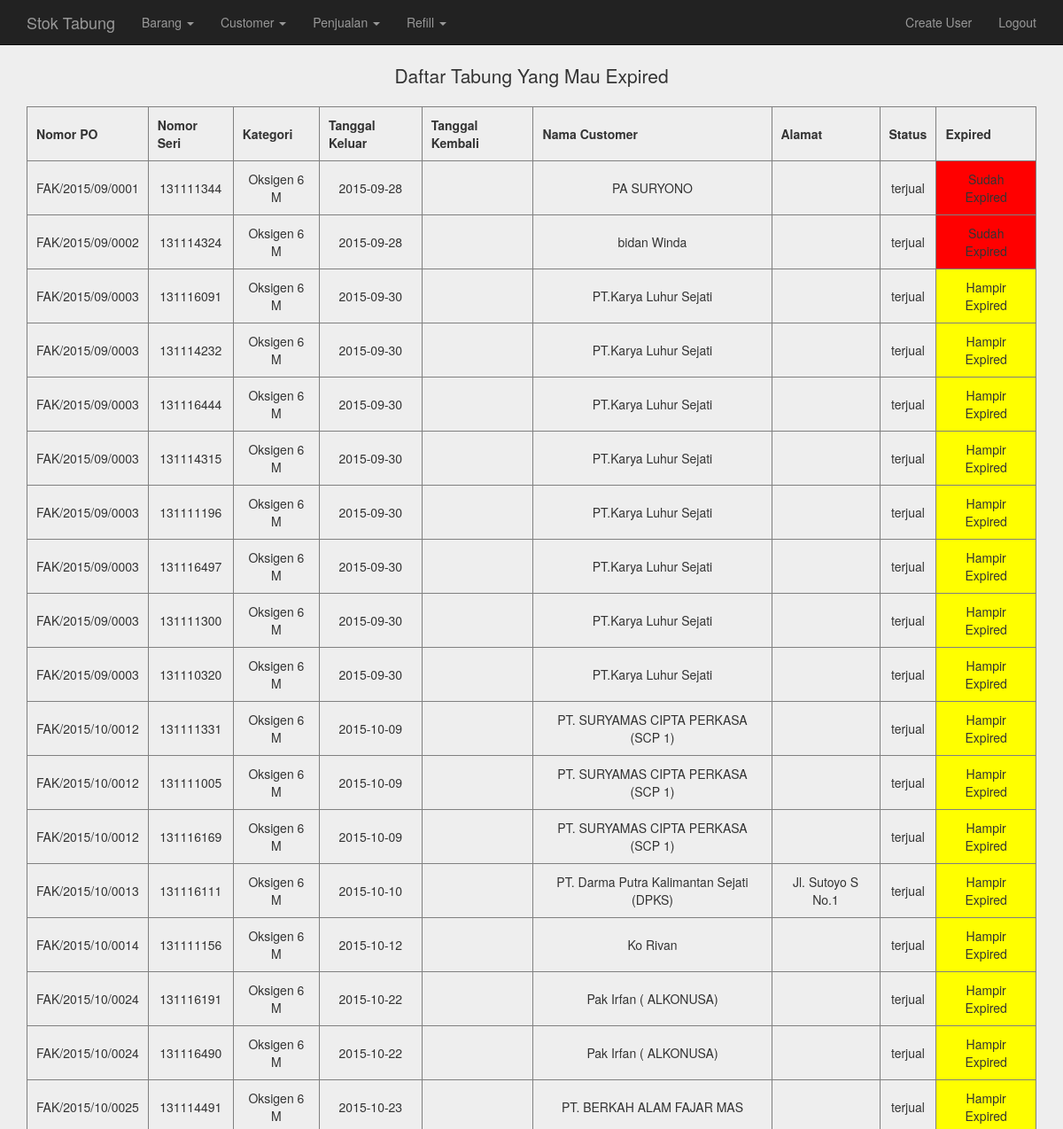
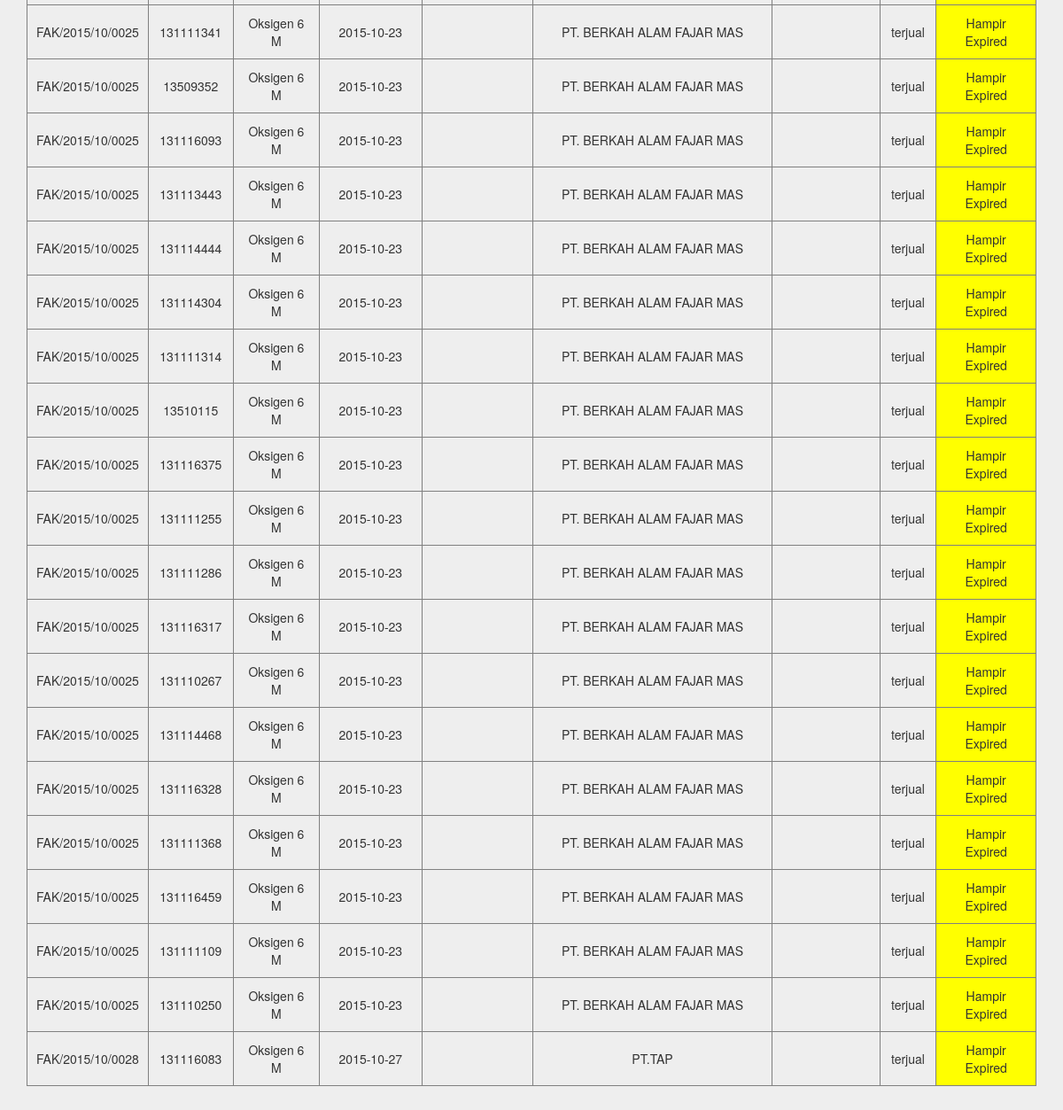
Page / (signed in) on the committed database (2 pictures, top to bottom).
### tables this page shows
CREATE TABLE `transaksi` (
  `no_transaksi` int(200) NOT NULL AUTO_INCREMENT,
  `no_po` varchar(100) NOT NULL,
  `no_seri` varchar(50) NOT NULL,
  `kategori` varchar(50) DEFAULT NULL,
  `harga_jual` int(225) NOT NULL,
  `tgl_keluar` date NOT NULL,
  `tgl_kembali` date DEFAULT NULL,
  `nama_cust` varchar(100) NOT NULL,
  `alamat` varchar(225) NOT NULL,
  `status` varchar(100) NOT NULL,
  PRIMARY KEY (`no_transaksi`)
);

### db/pdo.php (called while the page is built, shortened)
<?php
$base_url = "http://104.255.68.151/stoktabunghendri";
function testdb_connect() {
$dbh = new PDO("mysql:host=localhost;dbname=stoktabung", "root", "slamdunk23");
     return ($dbh);
}
function getMasaAktifTabung() {
	$db = testdb_connect();
	$stmt = $db->query("SELECT * FROM one_click_setting WHERE setting_name='masa aktif tabung'");
	$fetch_array = $stmt->fetchAll(PDO::FETCH_ASSOC);
	return($fetch_array);
}
function getTransaksiTerjual() {
	$db = testdb_connect();
	$stmt = $db->query("SELECT * FROM transaksi WHERE status = 'terjual' ORDER BY no_transaksi ASC");
	$fetch_array = $stmt->fetchAll(PDO::FETCH_ASSOC);
	return($fetch_array);
}

### index.php (the view)
<?php
	include "header.php";
@$transaksis= getTransaksiTerjual();
?>
<div class="container">
  <div class="text-center">
    <div id="tabung-expired">
    <p class="lead">Daftar Tabung Yang Mau Expired</p>
	<table border="1" cellpadding="10" cellspacing="0">
	  <tr>
	    <th>Nomor PO</th>
	    <th>Nomor Seri</th>
		<th>Kategori</th>
	    <th>Tanggal Keluar</th>
	    <th>Tanggal Kembali</th>
	    <th>Nama Customer</th>
	    <th>Alamat</th>
	    <th>Status</th>
	    <th>Expired</th>
	  </tr>
	 <?php
	 $values = getMasaAktifTabung();
	 $day = $values[0]['value'] - 1;
	 $yellow = $day - ($day/3);
	foreach($transaksis as $row)
	{
		$now=time();
		$selling_date = strtotime($row['tgl_keluar']);
		$datediff = $now - $selling_date;
		$days = floor($datediff/(60*60*24));
		if($days>=$yellow && $days<$day && $row['status']=='terjual'){
			echo "<tr>";
			echo "<td>".$row['no_po']."</td>";
			echo "<td>".$row['no_seri']."</td>";
			echo "<td>".$row['kategori']."</td>";
			echo "<td>".$row['tgl_keluar']."</td>";
			echo "<td>".$row['tgl_kembali']."</td>";
			echo "<td>".$row['nama_cust']."</td>";
			echo "<td>".$row['alamat']."</td>";
			echo "<td>".$row['status']."</td>";
			echo "<td style='background:yellow'>Hampir Expired</td>";
		} elseif ($days>=$day-1 && $row['status']=='terjual'){
			echo "<tr>";
			echo "<td>".$row['no_po']."</td>";
			echo "<td>".$row['no_seri']."</td>";
			echo "<td>".$row['kategori']."</td>";
			echo "<td>".$row['tgl_keluar']."</td>";
			echo "<td>".$row['tgl_kembali']."</td>";
			echo "<td>".$row['nama_cust']."</td>";
			echo "<td>".$row['alamat']."</td>";
			echo "<td>".$row['status']."</td>";
			echo "<td style='background:red'>Sudah Expired</td>";
		} else {
		}
		echo "</tr>";
	}
	?>
	</table>
    </div>
  </div>
</div>
<?php
	include "footer.php";
?>

### header.php (shortened to what this page needs)
<?php
include 'db/pdo.php';
?>
<!DOCTYPE html>
<html lang="en">
	<head>
		<link href="css/bootstrap.min.css" rel="stylesheet">
		<link href="css/styles.css" rel="stylesheet">
	</head>
	<body>
<div class="navbar navbar-inverse navbar-static-top">
  <div class="container">
    <div class="navbar-header">
      <a class="navbar-brand" href="<?php echo $base_url;?>">Stok Tabung</a>
    </div>
    <div class="collapse navbar-collapse">
      <ul class="nav navbar-nav">
        <li class="dropdown">
	        <a href="#" class="dropdown-toggle" data-toggle="dropdown">Barang <b class="caret"></b></a>
        </li>
        <li class="dropdown">
	        <a href="#" class="dropdown-toggle" data-toggle="dropdown">Customer <b class="caret"></b></a>
        </li>
        <li class="dropdown">
	        <a href="#" class="dropdown-toggle" data-toggle="dropdown">Penjualan <b class="caret"></b></a>
        </li>
        <li class="dropdown">
	        <a href="#" class="dropdown-toggle" data-toggle="dropdown">Refill <b class="caret"></b></a>
        </li>
      </ul>
      <ul class="nav navbar-nav navbar-right">
        <?php
        if($_SESSION['permission']=="admin"){
        ?>
        	<li><a href="<?php echo $base_url;?>/create_user.php">Create User</a></li>
        <?php
        }
        ?>
        <li><a href="<?php echo $base_url;?>/logout.php">Logout</a></li>
      </ul>
    </div>
  </div>
</div>

### footer.php (shortened to what this page needs)
	</body>
</html>

### css/styles.css (style rules this page uses)
body { background: #eee; }
table { margin: auto; }
.text-center { margin-bottom: 100px; }

### rows in the picture
transaksi: no_po "FAK/2015/09/0001", no_seri "131111344", kategori "Oksigen 6 M", tgl_keluar "2015-09-28", nama_cust "PA SURYONO", status "terjual"
transaksi: no_po "FAK/2015/09/0002", no_seri "131114324", kategori "Oksigen 6 M", tgl_keluar "2015-09-28", nama_cust "bidan Winda", status "terjual"
transaksi: no_po "FAK/2015/09/0003", no_seri "131116091", kategori "Oksigen 6 M", tgl_keluar "2015-09-30", nama_cust "PT.Karya Luhur Sejati", status "terjual"
transaksi: no_po "FAK/2015/09/0003", no_seri "131114232", kategori "Oksigen 6 M", tgl_keluar "2015-09-30", nama_cust "PT.Karya Luhur Sejati", status "terjual"
transaksi: no_po "FAK/2015/09/0003", no_seri "131116444", kategori "Oksigen 6 M", tgl_keluar "2015-09-30", nama_cust "PT.Karya Luhur Sejati", status "terjual"
transaksi: no_po "FAK/2015/09/0003", no_seri "131114315", kategori "Oksigen 6 M", tgl_keluar "2015-09-30", nama_cust "PT.Karya Luhur Sejati", status "terjual"
transaksi: no_po "FAK/2015/09/0003", no_seri "131111196", kategori "Oksigen 6 M", tgl_keluar "2015-09-30", nama_cust "PT.Karya Luhur Sejati", status "terjual"
transaksi: no_po "FAK/2015/09/0003", no_seri "131116497", kategori "Oksigen 6 M", tgl_keluar "2015-09-30", nama_cust "PT.Karya Luhur Sejati", status "terjual"
transaksi: no_po "FAK/2015/09/0003", no_seri "131111300", kategori "Oksigen 6 M", tgl_keluar "2015-09-30", nama_cust "PT.Karya Luhur Sejati", status "terjual"
transaksi: no_po "FAK/2015/09/0003", no_seri "131110320", kategori "Oksigen 6 M", tgl_keluar "2015-09-30", nama_cust "PT.Karya Luhur Sejati", status "terjual"
transaksi: no_po "FAK/2015/10/0012", no_seri "131111331", kategori "Oksigen 6 M", tgl_keluar "2015-10-09", nama_cust "PT. SURYAMAS CIPTA PERKASA (SCP 1)", status "terjual"
transaksi: no_po "FAK/2015/10/0012", no_seri "131111005", kategori "Oksigen 6 M", tgl_keluar "2015-10-09", nama_cust "PT. SURYAMAS CIPTA PERKASA (SCP 1)", status "terjual"
transaksi: no_po "FAK/2015/10/0012", no_seri "131116169", kategori "Oksigen 6 M", tgl_keluar "2015-10-09", nama_cust "PT. SURYAMAS CIPTA PERKASA (SCP 1)", status "terjual"
transaksi: no_po "FAK/2015/10/0013", no_seri "131116111", kategori "Oksigen 6 M", tgl_keluar "2015-10-10", nama_cust "PT. Darma Putra Kalimantan Sejati (DPKS)", alamat "Jl. Sutoyo S No.1", status "terjual"
transaksi: no_po "FAK/2015/10/0014", no_seri "131111156", kategori "Oksigen 6 M", tgl_keluar "2015-10-12", nama_cust "Ko Rivan", status "terjual"
transaksi: no_po "FAK/2015/10/0024", no_seri "131116191", kategori "Oksigen 6 M", tgl_keluar "2015-10-22", nama_cust "Pak Irfan ( ALKONUSA)", status "terjual"
transaksi: no_po "FAK/2015/10/0024", no_seri "131116490", kategori "Oksigen 6 M", tgl_keluar "2015-10-22", nama_cust "Pak Irfan ( ALKONUSA)", status "terjual"
transaksi: no_po "FAK/2015/10/0025", no_seri "131114491", kategori "Oksigen 6 M", tgl_keluar "2015-10-23", nama_cust "PT. BERKAH ALAM FAJAR MAS", status "terjual"
transaksi: no_po "FAK/2015/10/0025", no_seri "131111341", kategori "Oksigen 6 M", tgl_keluar "2015-10-23", nama_cust "PT. BERKAH ALAM FAJAR MAS", status "terjual"
transaksi: no_po "FAK/2015/10/0025", no_seri "13509352", kategori "Oksigen 6 M", tgl_keluar "2015-10-23", nama_cust "PT. BERKAH ALAM FAJAR MAS", status "terjual"
transaksi: no_po "FAK/2015/10/0025", no_seri "131116093", kategori "Oksigen 6 M", tgl_keluar "2015-10-23", nama_cust "PT. BERKAH ALAM FAJAR MAS", status "terjual"
transaksi: no_po "FAK/2015/10/0025", no_seri "131113443", kategori "Oksigen 6 M", tgl_keluar "2015-10-23", nama_cust "PT. BERKAH ALAM FAJAR MAS", status "terjual"
transaksi: no_po "FAK/2015/10/0025", no_seri "131114444", kategori "Oksigen 6 M", tgl_keluar "2015-10-23", nama_cust "PT. BERKAH ALAM FAJAR MAS", status "terjual"
transaksi: no_po "FAK/2015/10/0025", no_seri "131114304", kategori "Oksigen 6 M", tgl_keluar "2015-10-23", nama_cust "PT. BERKAH ALAM FAJAR MAS", status "terjual"
transaksi: no_po "FAK/2015/10/0025", no_seri "131111314", kategori "Oksigen 6 M", tgl_keluar "2015-10-23", nama_cust "PT. BERKAH ALAM FAJAR MAS", status "terjual"
transaksi: no_po "FAK/2015/10/0025", no_seri "13510115", kategori "Oksigen 6 M", tgl_keluar "2015-10-23", nama_cust "PT. BERKAH ALAM FAJAR MAS", status "terjual"
transaksi: no_po "FAK/2015/10/0025", no_seri "131116375", kategori "Oksigen 6 M", tgl_keluar "2015-10-23", nama_cust "PT. BERKAH ALAM FAJAR MAS", status "terjual"
transaksi: no_po "FAK/2015/10/0025", no_seri "131111255", kategori "Oksigen 6 M", tgl_keluar "2015-10-23", nama_cust "PT. BERKAH ALAM FAJAR MAS", status "terjual"
transaksi: no_po "FAK/2015/10/0025", no_seri "131111286", kategori "Oksigen 6 M", tgl_keluar "2015-10-23", nama_cust "PT. BERKAH ALAM FAJAR MAS", status "terjual"
transaksi: no_po "FAK/2015/10/0025", no_seri "131116317", kategori "Oksigen 6 M", tgl_keluar "2015-10-23", nama_cust "PT. BERKAH ALAM FAJAR MAS", status "terjual"
transaksi: no_po "FAK/2015/10/0025", no_seri "131110267", kategori "Oksigen 6 M", tgl_keluar "2015-10-23", nama_cust "PT. BERKAH ALAM FAJAR MAS", status "terjual"
transaksi: no_po "FAK/2015/10/0025", no_seri "131114468", kategori "Oksigen 6 M", tgl_keluar "2015-10-23", nama_cust "PT. BERKAH ALAM FAJAR MAS", status "terjual"
transaksi: no_po "FAK/2015/10/0025", no_seri "131116328", kategori "Oksigen 6 M", tgl_keluar "2015-10-23", nama_cust "PT. BERKAH ALAM FAJAR MAS", status "terjual"
transaksi: no_po "FAK/2015/10/0025", no_seri "131111368", kategori "Oksigen 6 M", tgl_keluar "2015-10-23", nama_cust "PT. BERKAH ALAM FAJAR MAS", status "terjual"
transaksi: no_po "FAK/2015/10/0025", no_seri "131116459", kategori "Oksigen 6 M", tgl_keluar "2015-10-23", nama_cust "PT. BERKAH ALAM FAJAR MAS", status "terjual"
transaksi: no_po "FAK/2015/10/0025", no_seri "131111109", kategori "Oksigen 6 M", tgl_keluar "2015-10-23", nama_cust "PT. BERKAH ALAM FAJAR MAS", status "terjual"
transaksi: no_po "FAK/2015/10/0025", no_seri "131110250", kategori "Oksigen 6 M", tgl_keluar "2015-10-23", nama_cust "PT. BERKAH ALAM FAJAR MAS", status "terjual"
transaksi: no_po "FAK/2015/10/0028", no_seri "131116083", kategori "Oksigen 6 M", tgl_keluar "2015-10-27", nama_cust "PT.TAP", status "terjual"
